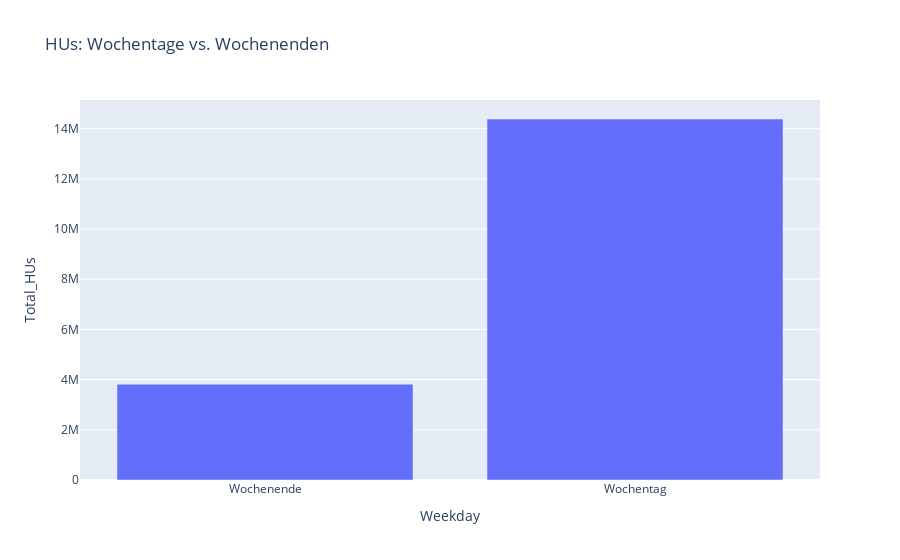

Write notebook code for a chart like this one.
### Markdown cell above
Hier sehen wir die durchgeführten HUs eines einzelnen Unterbüros. Auch hier erkennt man die starke wöchentliche Seasonalität und den Einbruch zwischen den Jahren.

### Code cell
# Wochentag aus Datum extrahieren
df = df_all_days.with_columns((pl.col("DATUM").dt.weekday() < 5).alias("Weekday"))

# Summieren von HUs für Wochentage und Wochenenden
df_weekend = df.group_by("Weekday").agg(pl.col("HU").sum().alias("Total_HUs"))

# Umwandlung in pandas DataFrame
df_weekend_pd = df_weekend.to_pandas()

# Mapping für die lesbare Darstellung
df_weekend_pd["Weekday"] = df_weekend_pd["Weekday"].map({True: "Wochentag", False: "Wochenende"})

# Visualisierung
import plotly.express as px
fig = px.bar(df_weekend_pd, x="Weekday", y="Total_HUs", title="HUs: Wochentage vs. Wochenenden")
fig.show()

### Figure 1 — Plotly figure (JSON) as saved in the notebook; plotly's stock layout.template omitted (floating-point values rounded to 4 significant figures)
{"data": [{"alignmentgroup": "True", "hovertemplate": "Weekday=%{x}<br>Total_HUs=%{y}<extra></extra>", "legendgroup": "", "marker": {"color": "#636efa", "pattern": {"shape": ""}}, "name": "", "offsetgroup": "", "orientation": "v", "showlegend": false, "textposition": "auto", "type": "bar", "x": ["Wochenende", "Wochentag"], "xaxis": "x", "y": [3816919, 14386976], "yaxis": "y"}], "layout": {"barmode": "relative", "legend": {"tracegroupgap": 0}, "title": {"text": "HUs: Wochentage vs. Wochenenden"}, "xaxis": {"anchor": "y", "domain": [0, 1], "title": {"text": "Weekday"}}, "yaxis": {"anchor": "x", "domain": [0, 1], "title": {"text": "Total_HUs"}}}}
